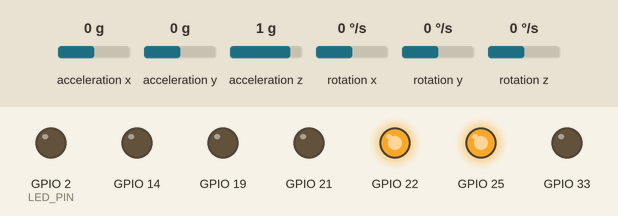
Simulated run of this sketch. Board: ESP32. Shown: output pins drawn as LEDs (lit = HIGH). The test bench sets the inputs (shaded band); at power-on: acceleration y 0 g, acceleration z 1 g, acceleration x 0 g, rotation x 0 °/s, rotation y 0 °/s, rotation z 0 °/s. WiFi joins after 1.5 s; servers stay silent unless stated; what the sketch prints to the serial monitor is not drawn.

Above: at 5.7 s.
5.8 s: acceleration y set to -0.8 g
At 6.2 s:
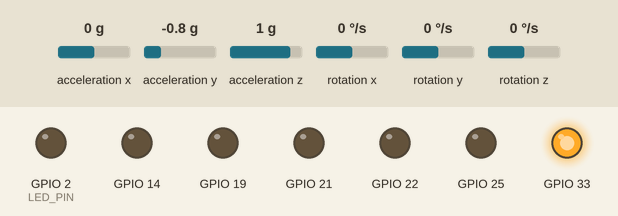
7.3 s: acceleration y set to 0.8 g
At 9.1 s:
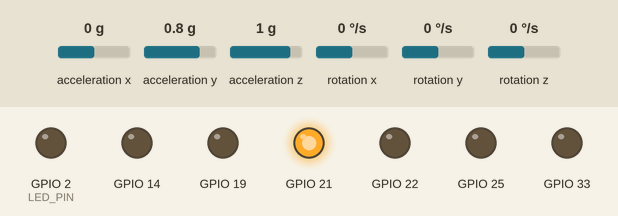
10.3 s: acceleration z set to 0.8 g
At 11.1 s:
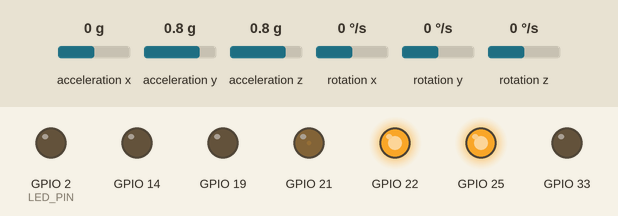
11.8 s: acceleration x set to -0.4 g
13.3 s: acceleration x set to -0.7 g
At 14.5 s:
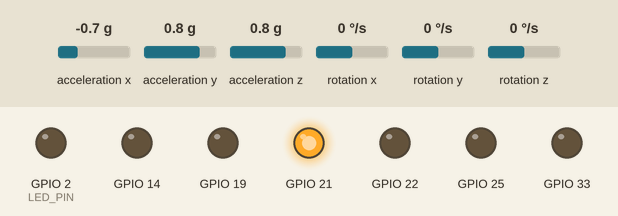
14.8 s: acceleration y set to -0.1 g
At 15.46 s:
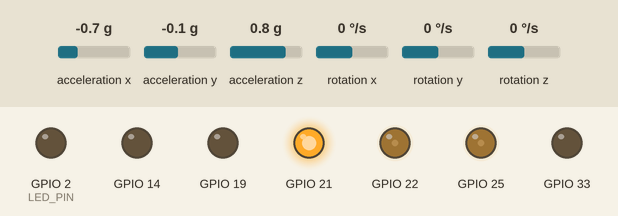
Timing chart, 0 to 21.5 s (numbered marks = the images above; inputs shaded):
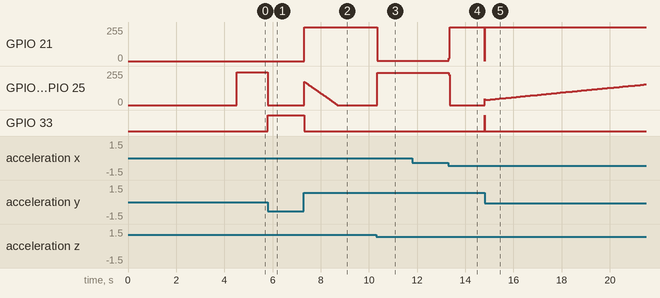

Measured:
- the behaviour switches between 1 and 0.9 g on acceleration z (found by bisection; images 2 and 3)
- the behaviour switches between -0.5 and -0.6 g on acceleration x (found by bisection; images 3 and 4)
- after the input at 5.8 s, GPIO 22, GPIO 25: 244/255 → 0/255 at once; GPIO 33: LOW → HIGH at once
- after the input at 7.3 s, GPIO 21: 0/255 → 255/255 at once; GPIO 33: HIGH → LOW at once
- after the input at 10.3 s, GPIO 21: 255/255 → 3/255 at once; GPIO 22, GPIO 25: 0/255 → 241/255 at once
- after the input at 11.8 s, every drawn part: stays the same
- after the input at 13.3 s, GPIO 21: 3/255 → 255/255 at once; GPIO 22, GPIO 25: 241/255 → 0/255 at once
- after the input at 14.8 s, GPIO 21: 255/255 → 0/255 at once, → 255/255 0.01 s later; GPIO 33: LOW → HIGH at once, → LOW 0.01 s later

The sketch:

marvin.ino
```cpp
#include "Nidec.h"
#include <MPU6050_tockn.h>
#include <Wire.h>
#include <PID_v2.h>

#include <Arduino.h>
#include <WiFi.h>
#include <Firebase_ESP_Client.h>
#include "addons/TokenHelper.h"
#include "addons/RTDBHelper.h"

// Insert your network credentials
#define WIFI_SSID "LAPEC"
#define WIFI_PASSWORD "l@pec2022"
// Insert Firebase project API Key
#define API_KEY "AIzaSyA9qv8OdpvhWh3hByQ-ZLVLI5BtRqah98k"
// Insert RTDB URLefine the RTDB URL */
#define DATABASE_URL "https://marvin-pid-default-rtdb.firebaseio.com"

#define LED_PIN 2

//Define Firebase Data object
FirebaseData fbdo;
FirebaseAuth auth;
FirebaseConfig config;

unsigned long sendDataPrevMillis = 0;
bool signupOK = false;

MPU6050 mpu6050(Wire);

Nidec motor1(19,22,21);
Nidec motor2(14,25,33);

double Kp = 7, Ki = 3.6, Kd = 0.1;
PID_v2 myPID(Kp, Ki, Kd, PID::Direct);
int output = 0;
double setpoint = 0;

void initializeMPU(){
  // Try to initialize!
  Wire.begin(4,15);
  mpu6050.begin();
  mpu6050.calcGyroOffsets();
}

void turnOffWalking(double output) {
  float new_angle = mpu6050.getAngleX();
  // Serial.println(new_angle);
  if (new_angle > 40 || new_angle < -40) {
    motor1.setForce(0);
    motor2.setForce(0);
  } else {
    motor1.setForce(output);
    motor2.setForce(output);
  }
  // delay(100);
}

void setup() {
  motor2.setInverse(true);
  initializeMPU();
  myPID.SetOutputLimits(-255, 255);
  myPID.SetSampleTime(10);
  myPID.Start(mpu6050.getAngleX(),output,setpoint);
  pinMode(LED_PIN, OUTPUT);

  WiFi.begin(WIFI_SSID, WIFI_PASSWORD);
  Serial.begin(115200);
  Serial.print("Connecting to Wi-Fi");
  while (WiFi.status() != WL_CONNECTED){
    Serial.print(".");
    delay(300);
  }
  Serial.println();
  Serial.print("Connected with IP: ");
  Serial.println(WiFi.localIP());
  Serial.println();

  /* Assign the api key (required) */
  config.api_key = API_KEY;

  /* Assign the RTDB URL (required) */
  config.database_url = DATABASE_URL;

  /* Sign up */
  if (Firebase.signUp(&config, &auth, "", "")){
    Serial.println("ok");
    signupOK = true;
  }
  else{
    Serial.printf("%s\n", config.signer.signupError.message.c_str());
  }

  config.token_status_callback = tokenStatusCallback; //see addons/TokenHelper.h
  Firebase.begin(&config, &auth);
  Firebase.reconnectWiFi(true);
}

void loop() {
  // put your main code here, to run repeatedly:
  mpu6050.update();
  const double input = mpu6050.getAngleX();
  const double output = myPID.Run(input);
  motor1.setForce(output);
  motor2.setForce(output);
  turnOffWalking(output);

  /*
  if (Firebase.ready() && signupOK && (millis() - sendDataPrevMillis > 15000 || sendDataPrevMillis == 0)){
    sendDataPrevMillis = millis();
    digitalWrite(2, HIGH);
    // if(Firebase.RTDB.getFloat(&fbdo, F("/PID/Kp"), &Kp) || Firebase.RTDB.getFloat(&fbdo, F("/PID/Ki"), &Ki) || Firebase.RTDB.getFloat(&fbdo, F("/PID/Kd"), &Kd)){
    //   Serial.println(setpoint);
    //   Firebase.RTDB.setDouble(&fbdo, F("/PID atual/Kp"), Kp);
    //   Firebase.RTDB.setDouble(&fbdo, F("/PID atual/Ki"), Ki);
    //   Firebase.RTDB.setDouble(&fbdo, F("/PID atual/Kd"), Kd);
    // }

     if(Firebase.RTDB.getFloat(&fbdo, F("/PID/Kp"), &Kp)){
      Serial.print("Kp: ");
      Serial.println(Kp);
      Firebase.RTDB.setFloat(&fbdo, F("/PID atual/Kp"), Kp);
    }
    if(Firebase.RTDB.getFloat(&fbdo, F("/PID/Ki"), &Ki)){
      Serial.print("Ki: ");
      Serial.println(Ki);
      Firebase.RTDB.setDouble(&fbdo, F("/PID atual/Ki"), Ki);
    }
    if(Firebase.RTDB.getFloat(&fbdo, F("/PID/Kd"), &Kd)){
      Serial.print("Kd: ");
      Serial.println(Kd);
      Firebase.RTDB.setDouble(&fbdo, F("/PID atual/Kd"), Kd);
    }
    if(Firebase.RTDB.getFloat(&fbdo, F("/PID/setpoint"), &setpoint)){
      Serial.print("Setpoint: ");
      Serial.println(setpoint);
      Firebase.RTDB.setDouble(&fbdo, F("/PID atual/setpoint"), setpoint);
    }
  } */
}

void testeNidec(){
  Nidec motort(19,22,21);
  int i=-255;
  for(i=-255;i<=255;i++){
    motort.setForce(i);
    delay(200);
  }
  for(i=255;i>=-255;i--){
    motort.setForce(i);
    delay(200);
  }
}
```

Nidec.cpp
```cpp
#include "Nidec.h"

//globais
int _pwmCh = 1;
//long _time;

Nidec::Nidec(int breakPin, int pwmPin, int directionPin){
    _break = breakPin;

    _direction = directionPin;
    _inverse = 1;
    pinMode(_break,OUTPUT);

    pinMode(_direction,OUTPUT);
    ledcSetup(_pwmCh, 20000, 8);
    ledcAttachPin(pwmPin, _pwmCh);
    _pwm = _pwmCh;
    _pwmCh++;
    digitalWrite(_break,HIGH);
    ledcWrite(_pwm, 255);
}

void Nidec::setBreak(bool b){
    digitalWrite(_break, !b);
}

void Nidec::setForce(int f){
  f*=_inverse;
  if(f<0) digitalWrite(_direction,HIGH);
  else digitalWrite(_direction,LOW);
  int nf = map(abs(f),0,255,245,0);
  ledcWrite(_pwm, nf);
  //Serial.println(f);
}

void Nidec::setInverse(bool i){
  if(i) _inverse = -1;
  else _inverse = 1;
}
```

Nidec.h
```cpp
#ifndef _NIDEC_H
#define _NIDEC_H

#include <Arduino.h>

class Nidec {

    private:
      int _break;
      int _pwm;
      int _direction;
      int _inverse;

    public:
        Nidec(int breakPin, int pwmPin, int directionPin);
        void setBreak(bool b);
        void setForce(int force);
        void setInverse(bool inv);
};
#endif
```
